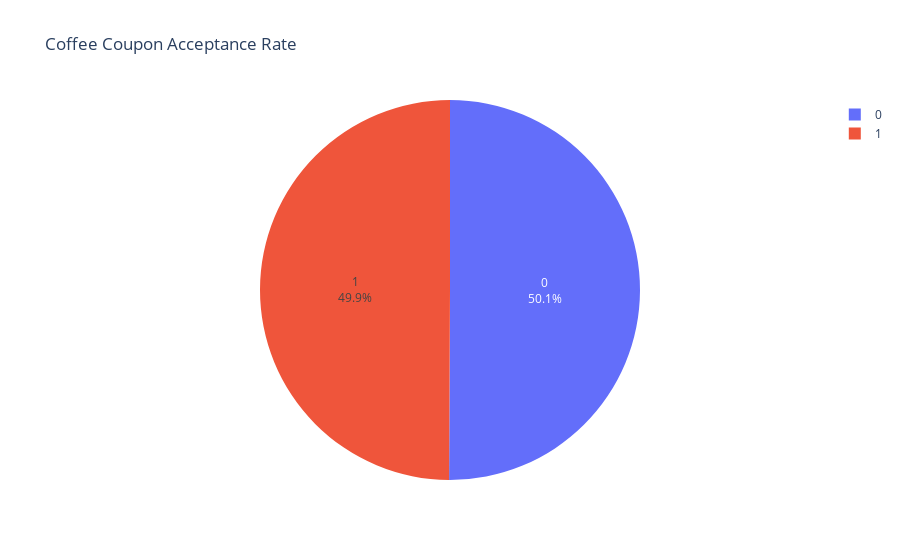

Write notebook code for a chart like this one.
### Code cell
#What part of coffee coupons were accepted.
#Created a dataframe for further analysis
ch_df_accepted = ch_df.query('Y == 1')
ch_df_rejected = ch_df.query('Y==0')

fig = px.pie(ch_df, names='Y', title = 'Coffee Coupon Acceptance Rate')
fig.update_traces(textposition='inside', textinfo='percent+label')

### Figure 1 — Plotly figure (JSON) as saved in the notebook; plotly's stock layout.template omitted (floating-point values rounded to 4 significant figures; data arrays with more than 128 entries replaced by an {"elided": "..."} marker saying what was removed)
{"data": [{"domain": {"x": [0, 1], "y": [0, 1]}, "hovertemplate": "Y=%{label}<extra></extra>", "labels": {"elided": "3996 int values"}, "legendgroup": "", "name": "", "showlegend": true, "textinfo": "percent+label", "textposition": "inside", "type": "pie"}], "layout": {"legend": {"tracegroupgap": 0}, "title": {"text": "Coffee Coupon Acceptance Rate"}}}
